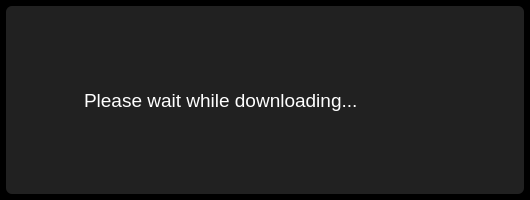
<?xml version="1.0" encoding="UTF-8"?>
<ui version="4.0">
 <class>InstallDialog</class>
 <widget class="QDialog" name="InstallDialog">
  <property name="geometry">
   <rect>
    <x>0</x>
    <y>0</y>
    <width>530</width>
    <height>200</height>
   </rect>
  </property>
  <property name="windowTitle">
   <string>Install</string>
  </property>
  <property name="windowIcon">
   <iconset resource="../../resources.qrc">
    <normaloff>:/PNG/IMG/download.png</normaloff>:/PNG/IMG/download.png</iconset>
  </property>
  <property name="styleSheet">
   <string notr="true">QMainWindow{
background-color: #000000;
}

QWidget{
background-color: #000000;
}

QGroupBox{
background-color: #212121;
border: none;
padding: 4px;
border-radius: 6px;
color: white;
}

QPushButton{
background-color: #303030;
border: 2px solid gray;
border-radius: 4px;
color: white;
}
QPushButton:hover{
border-color: white;
}

QLineEdit{
background-color: #303030;
border: 1px solid gray;
border-radius: 4px;
color: white;
}
QLineEdit:focus{
border-color: white;
}

QTextEdit{
background-color: #303030;
border: 1px solid gray;
border-radius: 4px;
color: white;
}
QTextEdit:focus{
border-color: white;
}

QLabel{
color: white;
background: transparent;
}

QListWidget{
background: transparent;
border: 1px solid gray;
border-radius: 6px;
padding: 6px;
}
QListWidget::item{
background-color: rgba(255,255,255,50);
border: none;
color: white;
border-radius: 6px;
padding: 6px;
margin-top: 6px;
}
QListWidget::item:hover{
background-color: rgba(255,255,255,100);
}

QCheckBox{
background: transparent;
color: white;
}
QCheckBox::indicator{
width:24px;
height: 24px;
border: 1px solid gray;
border-radius: 4px;
}
QCheckBox::indicator:hecked{
image: url(:/PNG/IMG/done.png);
}
QCheckBox::indicator:unchecked{
image: none;
}

QTabWidget::pane{
background: transparent;
border: none;
padding: 4px;
border-radius: 6px;
}
QTabBar::tab{
background-color: #303030;
border: 2px solid gray;
border-radius: 4px;
color: white;
padding-left: 6px;
padding-right: 6px;
padding-top: 3px;
padding-bottom: 3px;
margin-left: 2px;
}
QTabBar::tab:hover{
border-color: white;
}
QTabBar::tab:selected{
border-color: white;
}

QScrollBar:vertical {        
border: none;
width:14px;
background-color: #212121;
margin: 0px 0px 0px 0px;
padding-left: 6px;
}
QScrollBar::handle:vertical{
background: gray;
border-radius: 4px;
min-height: 20px;
}
QScrollBar::add-line:vertical {
background-color: #212121;
height: 0px;
subcontrol-position: bottom;
subcontrol-origin: margin;
}
QScrollBar::sub-line:vertical {
background-color: #212121;
height: 0 px;
subcontrol-position: top;
subcontrol-origin: margin;
}
QScrollBar::add-page:vertical{
background-color: #212121;
}
QScrollBar::sub-page:vertical{
background-color: #212121;
}

QScrollBar:horizontal {        
border: none;
height:14px;
background-color: #212121;
margin: 0px 0px 0px 0px;
padding-top: 6px;
}
QScrollBar::handle:horizontal{
background: gray;
border-radius: 4px;
min-width: 20px;
}
QScrollBar::add-line:horizontal {
background-color: #212121;
height: 0px;
subcontrol-position: bottom;
subcontrol-origin: margin;
}
QScrollBar::sub-line:horizontal {
background-color: #212121;
height: 0 px;
subcontrol-position: top;
subcontrol-origin: margin;
}
QScrollBar::add-page:horizontal{
background-color: #212121;
}
QScrollBar::sub-page:horizontal{
background-color: #212121;
}

QComboBox{
background-color: #303030;
border: 1px solid gray;
border-radius: 4px;
color: white;
}
QComboBox QAbstractItemView{
color: white;
background-color: black;
}

QTableView{
background-color: #212121;
border: 1px solid gray;
border-radius: 6px;
color: white;
}

QDoubleSpinBox{
background-color: #303030;
border: 1px solid gray;
border-radius: 4px;
color: white;
}</string>
  </property>
  <layout class="QGridLayout" name="gridLayout">
   <property name="leftMargin">
    <number>6</number>
   </property>
   <property name="topMargin">
    <number>6</number>
   </property>
   <property name="rightMargin">
    <number>6</number>
   </property>
   <property name="bottomMargin">
    <number>6</number>
   </property>
   <property name="spacing">
    <number>4</number>
   </property>
   <item row="0" column="0">
    <widget class="QGroupBox" name="groupBox">
     <property name="title">
      <string/>
     </property>
     <layout class="QGridLayout" name="gridLayout_2">
      <property name="leftMargin">
       <number>6</number>
      </property>
      <property name="topMargin">
       <number>6</number>
      </property>
      <property name="rightMargin">
       <number>6</number>
      </property>
      <property name="bottomMargin">
       <number>6</number>
      </property>
      <property name="spacing">
       <number>4</number>
      </property>
      <item row="0" column="0">
       <layout class="QGridLayout" name="gridLayout_3">
        <item row="0" column="0">
         <widget class="QLabel" name="label_icon">
          <property name="minimumSize">
           <size>
            <width>64</width>
            <height>64</height>
           </size>
          </property>
          <property name="maximumSize">
           <size>
            <width>64</width>
            <height>64</height>
           </size>
          </property>
          <property name="text">
           <string>&lt;html&gt;&lt;head/&gt;&lt;body&gt;&lt;p align=&quot;center&quot;&gt;&lt;img src=&quot;:/PNG/IMG/download.png&quot; width=&quot;60&quot; height=&quot;60&quot;/&gt;&lt;/p&gt;&lt;/body&gt;&lt;/html&gt;</string>
          </property>
         </widget>
        </item>
       </layout>
      </item>
      <item row="0" column="1">
       <layout class="QGridLayout" name="gridLayout_4">
        <item row="0" column="0">
         <widget class="QLabel" name="label_text">
          <property name="sizePolicy">
           <sizepolicy hsizetype="MinimumExpanding" vsizetype="MinimumExpanding">
            <horstretch>0</horstretch>
            <verstretch>0</verstretch>
           </sizepolicy>
          </property>
          <property name="font">
           <font>
            <pointsize>14</pointsize>
           </font>
          </property>
          <property name="text">
           <string>Please wait while downloading...</string>
          </property>
          <property name="wordWrap">
           <bool>true</bool>
          </property>
         </widget>
        </item>
       </layout>
      </item>
     </layout>
    </widget>
   </item>
  </layout>
 </widget>
 <resources>
  <include location="../../resources.qrc"/>
 </resources>
 <connections/>
</ui>
